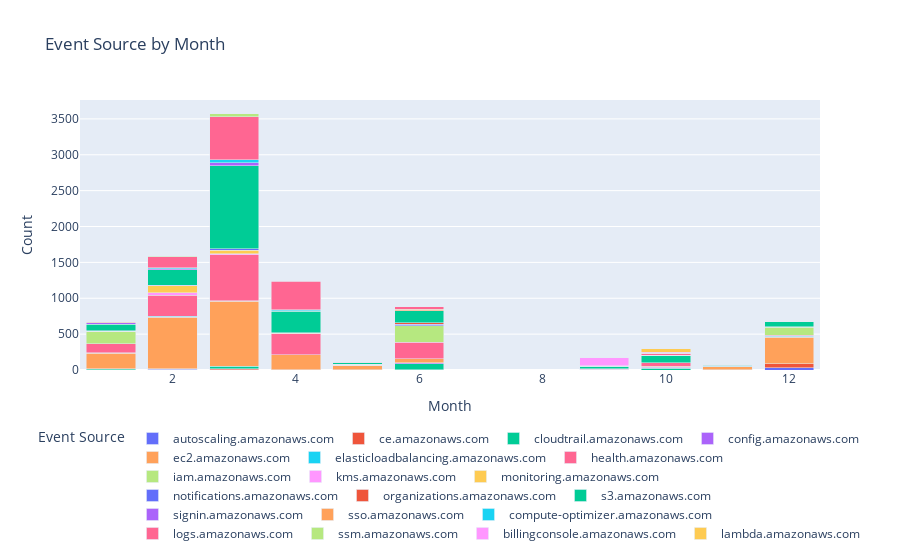

The cell this chart's notebook holds for it:
### Code cell
# Plot event source

fig = px.bar(
    source_month, 
    x="month", 
    y="count", 
    color="eventSource", 
    title="Event Source by Month",
    labels={"month": "Month", "count": "Count", "eventSource": "Event Source"},
    hover_data={"count": True, "eventSource": True}
)


fig.update_layout(
    barmode='stack',
    xaxis=dict(title='Month'),
    yaxis=dict(title='Count'),
    legend=dict(title='Event Source', orientation="h", x=0.5, xanchor="center", y=-0.2),
    height=800
)


fig.show()

### Figure 1 — Plotly figure (JSON) as saved in the notebook; plotly's stock layout.template omitted (floating-point values rounded to 4 significant figures)
{"data": [{"alignmentgroup": "True", "customdata": [["autoscaling.amazonaws.com"], ["autoscaling.amazonaws.com"], ["autoscaling.amazonaws.com"], ["autoscaling.amazonaws.com"], ["autoscaling.amazonaws.com"], ["autoscaling.amazonaws.com"], ["autoscaling.amazonaws.com"]], "hovertemplate": "Event Source=%{customdata[0]}<br>Month=%{x}<br>Count=%{y}<extra></extra>", "legendgroup": "autoscaling.amazonaws.com", "marker": {"color": "#636efa", "pattern": {"shape": ""}}, "name": "autoscaling.amazonaws.com", "offsetgroup": "autoscaling.amazonaws.com", "orientation": "v", "showlegend": true, "textposition": "auto", "type": "bar", "x": [1, 2, 3, 4, 5, 6, 12], "xaxis": "x", "y": [1, 10, 7, 2, 1, 1, 34], "yaxis": "y"}, {"alignmentgroup": "True", "customdata": [["ce.amazonaws.com"], ["ce.amazonaws.com"], ["ce.amazonaws.com"], ["ce.amazonaws.com"], ["ce.amazonaws.com"], ["ce.amazonaws.com"]], "hovertemplate": "Event Source=%{customdata[0]}<br>Month=%{x}<br>Count=%{y}<extra></extra>", "legendgroup": "ce.amazonaws.com", "marker": {"color": "#EF553B", "pattern": {"shape": ""}}, "name": "ce.amazonaws.com", "offsetgroup": "ce.amazonaws.com", "orientation": "v", "showlegend": true, "textposition": "auto", "type": "bar", "x": [1, 2, 3, 4, 11, 12], "xaxis": "x", "y": [2, 10, 10, 3, 2, 56], "yaxis": "y"}, {"alignmentgroup": "True", "customdata": [["cloudtrail.amazonaws.com"], ["cloudtrail.amazonaws.com"], ["cloudtrail.amazonaws.com"], ["cloudtrail.amazonaws.com"]], "hovertemplate": "Event Source=%{customdata[0]}<br>Month=%{x}<br>Count=%{y}<extra></extra>", "legendgroup": "cloudtrail.amazonaws.com", "marker": {"color": "#00cc96", "pattern": {"shape": ""}}, "name": "cloudtrail.amazonaws.com", "offsetgroup": "cloudtrail.amazonaws.com", "orientation": "v", "showlegend": true, "textposition": "auto", "type": "bar", "x": [1, 3, 6, 10], "xaxis": "x", "y": [13, 33, 83, 26], "yaxis": "y"}, {"alignmentgroup": "True", "customdata": [["config.amazonaws.com"], ["config.amazonaws.com"], ["config.amazonaws.com"]], "hovertemplate": "Event Source=%{customdata[0]}<br>Month=%{x}<br>Count=%{y}<extra></extra>", "legendgroup": "config.amazonaws.com", "marker": {"color": "#ab63fa", "pattern": {"shape": ""}}, "name": "config.amazonaws.com", "offsetgroup": "config.amazonaws.com", "orientation": "v", "showlegend": true, "textposition": "auto", "type": "bar", "x": [1, 6, 10], "xaxis": "x", "y": [4, 14, 10], "yaxis": "y"}, {"alignmentgroup": "True", "customdata": [["ec2.amazonaws.com"], ["ec2.amazonaws.com"], ["ec2.amazonaws.com"], ["ec2.amazonaws.com"], ["ec2.amazonaws.com"], ["ec2.amazonaws.com"], ["ec2.amazonaws.com"], ["ec2.amazonaws.com"], ["ec2.amazonaws.com"], ["ec2.amazonaws.com"]], "hovertemplate": "Event Source=%{customdata[0]}<br>Month=%{x}<br>Count=%{y}<extra></extra>", "legendgroup": "ec2.amazonaws.com", "marker": {"color": "#FFA15A", "pattern": {"shape": ""}}, "name": "ec2.amazonaws.com", "offsetgroup": "ec2.amazonaws.com", "orientation": "v", "showlegend": true, "textposition": "auto", "type": "bar", "x": [1, 2, 3, 4, 5, 6, 9, 10, 11, 12], "xaxis": "x", "y": [213, 715, 908, 205, 66, 60, 4, 18, 46, 369], "yaxis": "y"}, {"alignmentgroup": "True", "customdata": [["elasticloadbalancing.amazonaws.com"], ["elasticloadbalancing.amazonaws.com"], ["elasticloadbalancing.amazonaws.com"], ["elasticloadbalancing.amazonaws.com"], ["elasticloadbalancing.amazonaws.com"], ["elasticloadbalancing.amazonaws.com"], ["elasticloadbalancing.amazonaws.com"]], "hovertemplate": "Event Source=%{customdata[0]}<br>Month=%{x}<br>Count=%{y}<extra></extra>", "legendgroup": "elasticloadbalancing.amazonaws.com", "marker": {"color": "#19d3f3", "pattern": {"shape": ""}}, "name": "elasticloadbalancing.amazonaws.com", "offsetgroup": "elasticloadbalancing.amazonaws.com", "orientation": "v", "showlegend": true, "textposition": "auto", "type": "bar", "x": [1, 2, 3, 4, 5, 11, 12], "xaxis": "x", "y": [6, 16, 9, 2, 2, 2, 10], "yaxis": "y"}, {"alignmentgroup": "True", "customdata": [["health.amazonaws.com"], ["health.amazonaws.com"], ["health.amazonaws.com"], ["health.amazonaws.com"], ["health.amazonaws.com"], ["health.amazonaws.com"], ["health.amazonaws.com"], ["health.amazonaws.com"], ["health.amazonaws.com"], ["health.amazonaws.com"]], "hovertemplate": "Event Source=%{customdata[0]}<br>Month=%{x}<br>Count=%{y}<extra></extra>", "legendgroup": "health.amazonaws.com", "marker": {"color": "#FF6692", "pattern": {"shape": ""}}, "name": "health.amazonaws.com", "offsetgroup": "health.amazonaws.com", "orientation": "v", "showlegend": true, "textposition": "auto", "type": "bar", "x": [1, 2, 3, 4, 5, 6, 9, 10, 11, 12], "xaxis": "x", "y": [128, 290, 642, 292, 6, 228, 8, 46, 6, 14], "yaxis": "y"}, {"alignmentgroup": "True", "customdata": [["iam.amazonaws.com"], ["iam.amazonaws.com"], ["iam.amazonaws.com"], ["iam.amazonaws.com"]], "hovertemplate": "Event Source=%{customdata[0]}<br>Month=%{x}<br>Count=%{y}<extra></extra>", "legendgroup": "iam.amazonaws.com", "marker": {"color": "#B6E880", "pattern": {"shape": ""}}, "name": "iam.amazonaws.com", "offsetgroup": "iam.amazonaws.com", "orientation": "v", "showlegend": true, "textposition": "auto", "type": "bar", "x": [1, 6, 11, 12], "xaxis": "x", "y": [166, 228, 1, 114], "yaxis": "y"}, {"alignmentgroup": "True", "customdata": [["kms.amazonaws.com"], ["kms.amazonaws.com"], ["kms.amazonaws.com"], ["kms.amazonaws.com"], ["kms.amazonaws.com"], ["kms.amazonaws.com"], ["kms.amazonaws.com"]], "hovertemplate": "Event Source=%{customdata[0]}<br>Month=%{x}<br>Count=%{y}<extra></extra>", "legendgroup": "kms.amazonaws.com", "marker": {"color": "#FF97FF", "pattern": {"shape": ""}}, "name": "kms.amazonaws.com", "offsetgroup": "kms.amazonaws.com", "orientation": "v", "showlegend": true, "textposition": "auto", "type": "bar", "x": [1, 2, 3, 6, 10, 11, 12], "xaxis": "x", "y": [1, 34, 13, 3, 2, 1, 3], "yaxis": "y"}, {"alignmentgroup": "True", "customdata": [["monitoring.amazonaws.com"], ["monitoring.amazonaws.com"], ["monitoring.amazonaws.com"], ["monitoring.amazonaws.com"], ["monitoring.amazonaws.com"], ["monitoring.amazonaws.com"], ["monitoring.amazonaws.com"]], "hovertemplate": "Event Source=%{customdata[0]}<br>Month=%{x}<br>Count=%{y}<extra></extra>", "legendgroup": "monitoring.amazonaws.com", "marker": {"color": "#FECB52", "pattern": {"shape": ""}}, "name": "monitoring.amazonaws.com", "offsetgroup": "monitoring.amazonaws.com", "orientation": "v", "showlegend": true, "textposition": "auto", "type": "bar", "x": [1, 2, 3, 4, 5, 11, 12], "xaxis": "x", "y": [3, 97, 50, 10, 4, 1, 2], "yaxis": "y"}, {"alignmentgroup": "True", "customdata": [["notifications.amazonaws.com"], ["notifications.amazonaws.com"], ["notifications.amazonaws.com"], ["notifications.amazonaws.com"], ["notifications.amazonaws.com"], ["notifications.amazonaws.com"], ["notifications.amazonaws.com"], ["notifications.amazonaws.com"]], "hovertemplate": "Event Source=%{customdata[0]}<br>Month=%{x}<br>Count=%{y}<extra></extra>", "legendgroup": "notifications.amazonaws.com", "marker": {"color": "#636efa", "pattern": {"shape": ""}}, "name": "notifications.amazonaws.com", "offsetgroup": "notifications.amazonaws.com", "orientation": "v", "showlegend": true, "textposition": "auto", "type": "bar", "x": [1, 2, 3, 4, 5, 6, 9, 10], "xaxis": "x", "y": [4, 11, 17, 5, 2, 19, 8, 1], "yaxis": "y"}, {"alignmentgroup": "True", "customdata": [["organizations.amazonaws.com"], ["organizations.amazonaws.com"], ["organizations.amazonaws.com"], ["organizations.amazonaws.com"], ["organizations.amazonaws.com"]], "hovertemplate": "Event Source=%{customdata[0]}<br>Month=%{x}<br>Count=%{y}<extra></extra>", "legendgroup": "organizations.amazonaws.com", "marker": {"color": "#EF553B", "pattern": {"shape": ""}}, "name": "organizations.amazonaws.com", "offsetgroup": "organizations.amazonaws.com", "orientation": "v", "showlegend": true, "textposition": "auto", "type": "bar", "x": [1, 3, 6, 10, 12], "xaxis": "x", "y": [7, 2, 21, 1, 1], "yaxis": "y"}, {"alignmentgroup": "True", "customdata": [["s3.amazonaws.com"], ["s3.amazonaws.com"], ["s3.amazonaws.com"], ["s3.amazonaws.com"], ["s3.amazonaws.com"], ["s3.amazonaws.com"], ["s3.amazonaws.com"], ["s3.amazonaws.com"], ["s3.amazonaws.com"], ["s3.amazonaws.com"]], "hovertemplate": "Event Source=%{customdata[0]}<br>Month=%{x}<br>Count=%{y}<extra></extra>", "legendgroup": "s3.amazonaws.com", "marker": {"color": "#00cc96", "pattern": {"shape": ""}}, "name": "s3.amazonaws.com", "offsetgroup": "s3.amazonaws.com", "orientation": "v", "showlegend": true, "textposition": "auto", "type": "bar", "x": [1, 2, 3, 4, 5, 6, 9, 10, 11, 12], "xaxis": "x", "y": [89, 211, 1156, 298, 20, 169, 31, 102, 8, 68], "yaxis": "y"}, {"alignmentgroup": "True", "customdata": [["signin.amazonaws.com"], ["signin.amazonaws.com"], ["signin.amazonaws.com"], ["signin.amazonaws.com"], ["signin.amazonaws.com"], ["signin.amazonaws.com"], ["signin.amazonaws.com"], ["signin.amazonaws.com"], ["signin.amazonaws.com"], ["signin.amazonaws.com"]], "hovertemplate": "Event Source=%{customdata[0]}<br>Month=%{x}<br>Count=%{y}<extra></extra>", "legendgroup": "signin.amazonaws.com", "marker": {"color": "#ab63fa", "pattern": {"shape": ""}}, "name": "signin.amazonaws.com", "offsetgroup": "signin.amazonaws.com", "orientation": "v", "showlegend": true, "textposition": "auto", "type": "bar", "x": [1, 2, 3, 4, 5, 6, 9, 10, 11, 12], "xaxis": "x", "y": [25, 18, 42, 9, 1, 2, 3, 1, 5, 5], "yaxis": "y"}, {"alignmentgroup": "True", "customdata": [["sso.amazonaws.com"], ["sso.amazonaws.com"], ["sso.amazonaws.com"]], "hovertemplate": "Event Source=%{customdata[0]}<br>Month=%{x}<br>Count=%{y}<extra></extra>", "legendgroup": "sso.amazonaws.com", "marker": {"color": "#FFA15A", "pattern": {"shape": ""}}, "name": "sso.amazonaws.com", "offsetgroup": "sso.amazonaws.com", "orientation": "v", "showlegend": true, "textposition": "auto", "type": "bar", "x": [1, 6, 12], "xaxis": "x", "y": [5, 19, 1], "yaxis": "y"}, {"alignmentgroup": "True", "customdata": [["compute-optimizer.amazonaws.com"], ["compute-optimizer.amazonaws.com"], ["compute-optimizer.amazonaws.com"], ["compute-optimizer.amazonaws.com"], ["compute-optimizer.amazonaws.com"], ["compute-optimizer.amazonaws.com"], ["compute-optimizer.amazonaws.com"], ["compute-optimizer.amazonaws.com"]], "hovertemplate": "Event Source=%{customdata[0]}<br>Month=%{x}<br>Count=%{y}<extra></extra>", "legendgroup": "compute-optimizer.amazonaws.com", "marker": {"color": "#19d3f3", "pattern": {"shape": ""}}, "name": "compute-optimizer.amazonaws.com", "offsetgroup": "compute-optimizer.amazonaws.com", "orientation": "v", "showlegend": true, "textposition": "auto", "type": "bar", "x": [2, 3, 4, 5, 9, 10, 11, 12], "xaxis": "x", "y": [16, 43, 12, 2, 2, 1, 1, 3], "yaxis": "y"}, {"alignmentgroup": "True", "customdata": [["logs.amazonaws.com"], ["logs.amazonaws.com"], ["logs.amazonaws.com"], ["logs.amazonaws.com"], ["logs.amazonaws.com"], ["logs.amazonaws.com"], ["logs.amazonaws.com"], ["logs.amazonaws.com"]], "hovertemplate": "Event Source=%{customdata[0]}<br>Month=%{x}<br>Count=%{y}<extra></extra>", "legendgroup": "logs.amazonaws.com", "marker": {"color": "#FF6692", "pattern": {"shape": ""}}, "name": "logs.amazonaws.com", "offsetgroup": "logs.amazonaws.com", "orientation": "v", "showlegend": true, "textposition": "auto", "type": "bar", "x": [2, 3, 4, 5, 6, 10, 11, 12], "xaxis": "x", "y": [149, 598, 397, 3, 36, 24, 2, 2], "yaxis": "y"}, {"alignmentgroup": "True", "customdata": [["ssm.amazonaws.com"], ["ssm.amazonaws.com"], ["ssm.amazonaws.com"], ["ssm.amazonaws.com"], ["ssm.amazonaws.com"], ["ssm.amazonaws.com"], ["ssm.amazonaws.com"]], "hovertemplate": "Event Source=%{customdata[0]}<br>Month=%{x}<br>Count=%{y}<extra></extra>", "legendgroup": "ssm.amazonaws.com", "marker": {"color": "#B6E880", "pattern": {"shape": ""}}, "name": "ssm.amazonaws.com", "offsetgroup": "ssm.amazonaws.com", "orientation": "v", "showlegend": true, "textposition": "auto", "type": "bar", "x": [2, 3, 4, 5, 10, 11, 12], "xaxis": "x", "y": [6, 45, 11, 2, 3, 1, 2], "yaxis": "y"}, {"alignmentgroup": "True", "customdata": [["billingconsole.amazonaws.com"], ["billingconsole.amazonaws.com"]], "hovertemplate": "Event Source=%{customdata[0]}<br>Month=%{x}<br>Count=%{y}<extra></extra>", "legendgroup": "billingconsole.amazonaws.com", "marker": {"color": "#FF97FF", "pattern": {"shape": ""}}, "name": "billingconsole.amazonaws.com", "offsetgroup": "billingconsole.amazonaws.com", "orientation": "v", "showlegend": true, "textposition": "auto", "type": "bar", "x": [9, 10], "xaxis": "x", "y": [116, 15], "yaxis": "y"}, {"alignmentgroup": "True", "customdata": [["lambda.amazonaws.com"]], "hovertemplate": "Event Source=%{customdata[0]}<br>Month=%{x}<br>Count=%{y}<extra></extra>", "legendgroup": "lambda.amazonaws.com", "marker": {"color": "#FECB52", "pattern": {"shape": ""}}, "name": "lambda.amazonaws.com", "offsetgroup": "lambda.amazonaws.com", "orientation": "v", "showlegend": true, "textposition": "auto", "type": "bar", "x": [10], "xaxis": "x", "y": [49], "yaxis": "y"}], "layout": {"autosize": true, "barmode": "stack", "legend": {"orientation": "h", "title": {"text": "Event Source"}, "tracegroupgap": 0, "x": 0.5, "xanchor": "center", "y": -0.2}, "title": {"text": "Event Source by Month"}, "xaxis": {"anchor": "y", "autorange": true, "domain": [0, 1], "range": [0.5, 12.5], "title": {"text": "Month"}, "type": "linear"}, "yaxis": {"anchor": "x", "autorange": true, "domain": [0, 1], "range": [0, 3763.0], "title": {"text": "Count"}, "type": "linear"}}}
